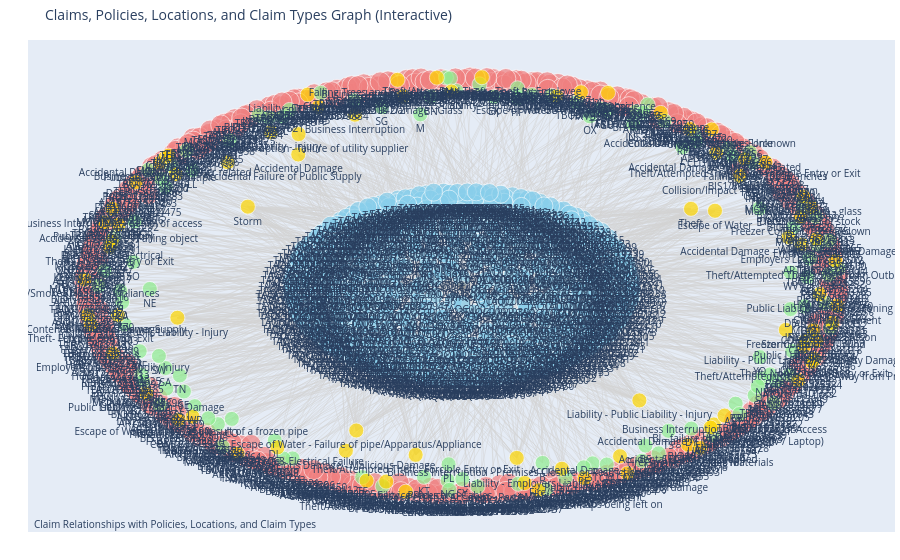

The code cell stored with this chart in its notebook:
### Code cell
import pandas as pd
import networkx as nx
import plotly.graph_objects as go

# 1. Load your data
data = cl[cl.season_of_loss=="Winter"]

# 2. Create a NetworkX Graph
graph = nx.Graph()

# 3. Add Nodes (Claims, Policies, Locations, Claim Types)
claims_nodes = data['Claim Number'].unique().tolist()
policy_nodes = data['Policy Number'].unique().tolist()
location_nodes = data['postcode_area'].unique().tolist() # New: Location nodes
claim_type_nodes = data['Loss Description'].unique().tolist()   # New: Claim Type nodes
season_of_loss_nodes = data['season_of_loss'].unique().tolist()

graph.add_nodes_from(claims_nodes, node_type='claim')
graph.add_nodes_from(policy_nodes, node_type='policy')
graph.add_nodes_from(location_nodes, node_type='location')   # Add location nodes with type
graph.add_nodes_from(claim_type_nodes, node_type='claim_type') # Add claim type nodes with type
graph.add_nodes_from(season_of_loss_nodes,node_type='time_of_loss')


# 4. Add Edges (Relationships)
for index, row in data.iterrows():
    claim_id = row['Claim Number']
    policy_id = row['Policy Number']
    location = row['postcode_area']      # Get location from row
    claim_type = row['Loss Description']        # Get claim type from row
    season = row['season_of_loss']

    graph.add_edge(claim_id, policy_id, relationship='associated_with_policy') # Existing edge
    graph.add_edge(claim_id, location, relationship='occurred_at')          # New: Claim to Location edge
    graph.add_edge(claim_id, claim_type, relationship='is_type')            # New: Claim to Claim Type edge
    graph.add_edge(claim_id, season, relationship='occured_when') 


# 5. Visualize the Graph using Plotly (with different colors for new node types)
#pos = nx.spring_layout(graph, k=0.5, iterations=20)
pos = nx.kamada_kawai_layout(graph)

edge_x = []
edge_y = []
for edge in graph.edges():
    x0, y0 = pos[edge[0]]
    x1, y1 = pos[edge[1]]
    edge_x.extend([x0, x1, None])
    edge_y.extend([y0, y1, None])

edge_trace = go.Scatter(
    x=edge_x, y=edge_y,
    line=dict(width=0.5, color='lightgray'), # Thinner and lighter edges
    hoverinfo='none',
    mode='lines')

node_x = []
node_y = []
node_text = []
node_color = []
node_size = [] # You can also vary node size if needed

for node in graph.nodes():
    x, y = pos[node]
    node_x.append(x)
    node_y.append(y)
    node_text.append(node)
    node_type = graph.nodes[node]['node_type'] # Get node type attribute
    if node_type == 'claim':
        node_color.append('skyblue')
        node_size.append(18) # Slightly smaller claim nodes
    elif node_type == 'policy':
        node_color.append('lightcoral')
        node_size.append(20)
    elif node_type == 'location':
        node_color.append('lightgreen')      # New color for location nodes
        node_size.append(15)                 # Smaller location nodes
    elif node_type == 'claim_type':
        node_color.append('gold')            # New color for claim type nodes
        node_size.append(15)                 # Smaller claim type nodes
    else:
        node_color.append('gray') # Default color just in case
        node_size.append(10)

node_trace = go.Scatter(
    x=node_x, y=node_y,
    mode='markers+text',
    text=list(graph.nodes()), # Labels next to nodes
    textposition="bottom center",
    hoverinfo="text",
    hovertext=node_text,
    marker=dict(
        showscale=False,
        size=node_size, # Use varying node sizes
        color=node_color,
        line_width=0.8))

# 6. Analysis: Degree Centrality for Location Nodes
degree_centrality = nx.degree_centrality(graph) # Calculate degree centrality for all nodes

location_centrality_values = {}
for node in graph.nodes():
    if graph.nodes[node]['node_type'] == 'location':
        location_centrality_values[node] = degree_centrality[node]

claim_type_centrality_values = {}
for node in graph.nodes():
    if graph.nodes[node]['node_type'] == 'claim_type':
        claim_type_centrality_values[node] = degree_centrality[node]

time_of_loss_centrality_values = {}
for node in graph.nodes():
    if graph.nodes[node]['node_type'] == 'time_of_loss':
        time_of_loss_centrality_values[node] = degree_centrality[node]


# Sort locations by degree centrality in descending order
sorted_locations_by_centrality = sorted(location_centrality_values.items(), key=lambda item: item[1], reverse=True)
sorted_ct_by_centrality = sorted(claim_type_centrality_values.items(), key=lambda item: item[1], reverse=True)
sorted_season_by_centrality = sorted(time_of_loss_centrality_values.items(), key=lambda item: item[1], reverse=True)

print("\nLocation Degree Centrality (Top Locations associated with most claims):")
for location, centrality in sorted_locations_by_centrality:
    print(f"Location: {location}, Degree Centrality: {centrality:.4f}") # Print formatted centrality

print("\Claim Type Degree Centrality (Top claim types associated with most claims):")
for ct, centrality in sorted_ct_by_centrality:
    print(f"Claim type: {ct}, Degree Centrality: {centrality:.4f}") # Print formatted centrality

print("\Time of Loss Degree Centrality (Top time of loss associated with most claims):")
for season, centrality in sorted_season_by_centrality:
    print(f"Time of loss: {season}, Degree Centrality: {centrality:.4f}") # Print formatted centrality


# 7. Create Plotly Figure
fig = go.Figure(data=[edge_trace, node_trace],
             layout=go.Layout(
                title='Claims, Policies, Locations, and Claim Types Graph (Interactive)',
                font_size=10,
                showlegend=False,
                hovermode='closest',
                margin=dict(b=20,l=5,r=5,t=40),
                annotations=[ dict(
                    text="Claim Relationships with Policies, Locations, and Claim Types",
                    showarrow=False,
                    xref="paper", yref="paper",
                    x=0.005, y=-0.002 ) ],
                xaxis=dict(showgrid=False, zeroline=False, showticklabels=False, title=''), # Removed axis titles and grid
                yaxis=dict(showgrid=False, zeroline=False, showticklabels=False, title='')) # Removed axis titles and grid
                )
fig.show()

### Figure 1 — Plotly figure (JSON) as saved in the notebook; plotly's stock layout.template omitted (floating-point values rounded to 4 significant figures; data arrays with more than 128 entries replaced by an {"elided": "..."} marker saying what was removed)
{"data": [{"hoverinfo": "none", "line": {"color": "lightgray", "width": 0.5}, "mode": "lines", "type": "scatter", "x": {"elided": "6384 float values"}, "y": {"elided": "6384 float values"}}, {"hoverinfo": "text", "hovertext": {"elided": "1222 str values"}, "marker": {"color": {"elided": "1222 str values"}, "line": {"width": 0.8}, "showscale": false, "size": {"elided": "1222 int values"}}, "mode": "markers+text", "text": {"elided": "1222 str values"}, "textposition": "bottom center", "type": "scatter", "x": {"elided": "1222 float values"}, "y": {"elided": "1222 float values"}}], "layout": {"annotations": [{"showarrow": false, "text": "Claim Relationships with Policies, Locations, and Claim Types", "x": 0.005, "xref": "paper", "y": -0.002, "yref": "paper"}], "font": {"size": 10}, "hovermode": "closest", "margin": {"b": 20, "l": 5, "r": 5, "t": 40}, "showlegend": false, "title": {"text": "Claims, Policies, Locations, and Claim Types Graph (Interactive)"}, "xaxis": {"showgrid": false, "showticklabels": false, "title": {"text": ""}, "zeroline": false}, "yaxis": {"showgrid": false, "showticklabels": false, "title": {"text": ""}, "zeroline": false}}}
